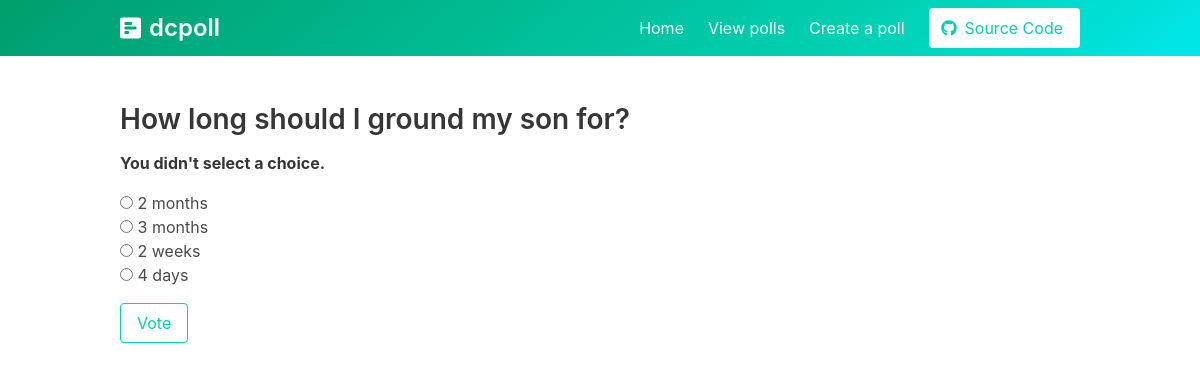
The page /polls/vote/4/ on the database its author committed.
### polls/models.py (models this page shows, shortened)
class Question(models.Model):
    question_text = models.CharField(max_length=200)
    category = models.CharField(max_length=3,
                                choices=choices,
                                default='Other')
    author = models.CharField(max_length=60, default='Anonymous')
    pub_date = models.DateTimeField(auto_now=True)

class Choice(models.Model):
    question = models.ForeignKey(Question, on_delete=models.CASCADE)
    choice_text = models.CharField(max_length=200)
    votes = models.IntegerField(default=0)

### polls/views.py (the view)
# urls.py: path('polls/vote/<int:question_id>/', polls_vote, name='polls-vote'),
def polls_vote(request, question_id):
    question = get_object_or_404(Question, pk=question_id)
    try:
        selected_choice = question.choice_set.get(pk=request.POST['choice'])
    except (KeyError, Choice.DoesNotExist):
        return render(request, 'vote.html', {
            'title':'Polls Vote Page',
            'question': question,
            'error_message': "You didn't select a choice.",
        })
    else:
        selected_choice.votes += 1
        selected_choice.save()
        return HttpResponseRedirect(reverse('polls-results', args=(question.id,)))

### templates/vote.html (shortened to what this page needs)
{% extends 'base.html' %}
{% block content %}
<section class="hero is-primary is-bold">
    {% include 'navbar.html' %}
</section>
<section class="section">
    <section class="container">
        <section class="content">
            <h2>{{ question.question_text }}</h2>
                    {% if error_message %}<p><strong>{{ error_message }}</strong></p>{% endif %}
                    <form class="form" method="POST">
                        {% for choice in question.choice_set.all %}
                            <input type="radio" name="choice" id="choice{{ forloop.counter }}" value="{{ choice.id }}">
                            <label for="choice{{ forloop.counter }}">{{ choice.choice_text }}</label><br>
                        {% endfor %}
                        <input style="margin-top: 1rem;" class="button is-primary is-outlined" type="submit" value="Vote">
                    </form>
        </section>
    </section>
</section>
{% endblock %}

### rows shown on the page
Question: question_text "How long should I ground my son for?"
Choice: choice_text "2 months"
Choice: choice_text "3 months"
Choice: choice_text "2 weeks"
Choice: choice_text "4 days"

### other values the page prints
{{ error_message }} "You didn't select a choice."
